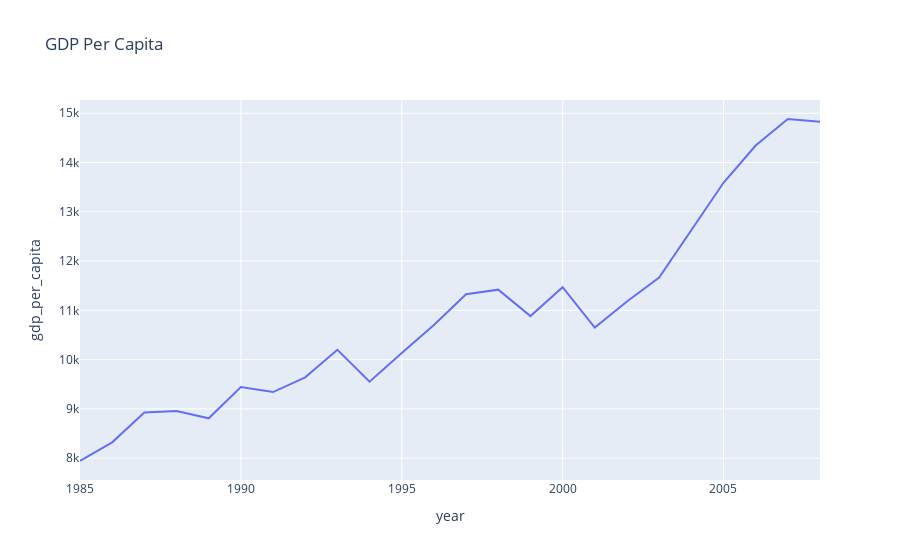

Here is the notebook cell this chart was saved with:
### Code cell
fig = px.line(df, x="year", y="gdp_per_capita", title='GDP Per Capita')
fig.show()

### Figure 1 — Plotly figure (JSON) as saved in the notebook; plotly's stock layout.template omitted (floating-point values rounded to 4 significant figures)
{"data": [{"hovertemplate": "year=%{x}<br>gdp_per_capita=%{y}<extra></extra>", "legendgroup": "", "line": {"color": "#636efa", "dash": "solid"}, "marker": {"symbol": "circle"}, "mode": "lines", "name": "", "orientation": "v", "showlegend": false, "type": "scatter", "x": [1985, 1986, 1987, 1988, 1989, 1990, 1991, 1992, 1993, 1994, 1995, 1996, 1997, 1998, 1999, 2000, 2001, 2002, 2003, 2004, 2005, 2006, 2007, 2008], "xaxis": "x", "y": [7941, 8320, 8927, 8955, 8808, 9443, 9340, 9639, 10197, 9552, 10131, 10701, 11327, 11419, 10882, 11468, 10649, 11178, 11667, 12637, 13589, 14345, 14883, 14826], "yaxis": "y"}], "layout": {"legend": {"tracegroupgap": 0}, "title": {"text": "GDP Per Capita"}, "xaxis": {"anchor": "y", "domain": [0, 1], "title": {"text": "year"}}, "yaxis": {"anchor": "x", "domain": [0, 1], "title": {"text": "gdp_per_capita"}}}}
